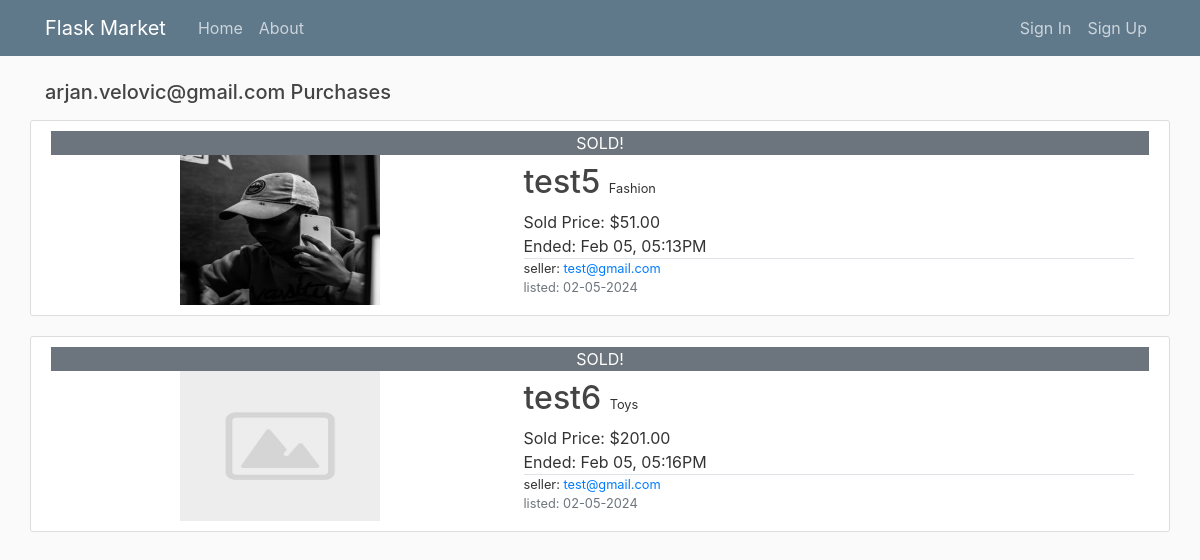
The app's page /userpurchases/arjan.velovic@gmail.com with its own data.
### flaskmarket/models.py (models this page shows, shortened)
class User(db.Model, UserMixin):
    id = db.Column(db.Integer, primary_key=True)
    firstname = db.Column(db.String(100), nullable=False)
    lastname = db.Column(db.String(100), nullable=False)
    address = db.Column(db.String(200), nullable=False)
    phonenumber = db.Column(db.String(20), nullable=False)
    email = db.Column(db.String(120), unique=True, nullable=False)
    image_file = db.Column(db.String(20), nullable=False, default='default.jpg')
    password = db.Column(db.String(60), nullable=False)
    datecreated = db.Column(db.DateTime, nullable=False, default=datetime.utcnow)
    posts = db.relationship('Item', backref='author', lazy=True)
    bids = db.relationship('Bid', backref='bidder', lazy=True)
    watching = db.relationship('Watchlist', backref='watcher', lazy=True)

class Bid(db.Model):
    id = db.Column(db.Integer, primary_key=True)
    bidvalue = db.Column(db.Numeric, nullable=False)
    bidtime = db.Column(db.DateTime, nullable=False, default=datetime.utcnow)
    item_id = db.Column(db.Integer, db.ForeignKey('item.id'), nullable=False)
    user_id = db.Column(db.Integer, db.ForeignKey('user.id'), nullable=False)

class Item(db.Model):
    id = db.Column(db.Integer, primary_key=True)
    title = db.Column(db.String(100), nullable=False)
    description = db.Column(db.Text, nullable=False)
    category = db.Column(db.String(100), nullable=False)
    image_file = db.Column(db.String(50), nullable=False, default='default2.jpg')
    price = db.Column(db.Numeric, nullable=False)
    seller = db.Column(db.Integer, db.ForeignKey('user.id'), nullable=False)
    listeddate = db.Column(db.DateTime, nullable=False, default=datetime.utcnow)
    enddate = db.Column(db.DateTime, nullable=False, default=datetime.utcnow)
    hasbuyer = db.Column(db.Boolean, nullable = False, default = False)
    bidinfo = db.relationship('Bid', backref='item', lazy=True)
    watches = db.relationship('Watchlist', backref='item', lazy=True)
    @hybrid_property
    def notactive(self):
        if datetime.utcnow() - timedelta(hours=5) >= self.enddate:
            return True
        else:
            return False

### flaskmarket/users/routes.py (the view)
@users.route("/userpurchases/<string:email>")
def user_purchases(email):
    user = User.query.filter_by(email=email).first_or_404()
    allbids = Bid.query.filter_by(bidder=user)\
        .order_by(Bid.bidtime.desc())
    purchases = []
    for bid in allbids:
        if bid.item.hasbuyer:
            purchases.append(bid)
    if len(purchases) == 0:
        return render_template('empty.html', user=user, keyword = 'purchases')
    else:
        return render_template('user_purchases.html', purchases=purchases, user=user)

### flaskmarket/templates/user_purchases.html
{% extends "layout.html" %}
{% block content %}
    {% if current_user == user %}
        <h5 class="mb-3">Your Purchases</h5>
    {% else %}
        <h5 class="mb-3">{{ user.email }} Purchases</h5>
    {% endif %}
    {% for bid in purchases %}
    {% if bid.item.notactive%}
    <article class="content-section row align-items-center">
          <div class="bg-secondary w-100 text-center text-white">SOLD!</div>
        <div class="col-5 d-flex justify-content-center">
          <img class="article-img2" src="{{ url_for('static', filename='item_pics/' + bid.item.image_file) }}">
        </div>
        <div class="col-7">
          <div class="mb-2">
            <a class="article-title h2" href="{{ url_for('items.item', item_id=bid.item.id) }}">{{ bid.item.title }}</a>
            {% if bid.item.category != "None" %}
            <small class="ml-1 \text-muted">{{ bid.item.category }}</small>
            {% endif %}
          </div>
          {% if bid.item.notactive and bid.item.hasbuyer%}
            <div class="">Sold Price: ${{ bid.item.price|round(2) }}</div>
          {% elif bid.item.notactive and bid.item.hasbuyer == False %}
          <div class="">Price: ${{ bid.item.price|round(2) }}</div>
          {% elif bid.item.notactive == False %}
            <div class="">Current Bid: ${{ bid.item.price|round(2) }}</div>
          {% endif %}
          {% if bid.item.notactive%}
            <div class="">Ended: {{ bid.item.enddate.strftime('%h %d, %I:%M%p') }}</div>
          {% else %}
            <div class="">Auction Ends: {{ bid.item.enddate.strftime('%h %d, %I:%M%p') }}</div>
          {% endif %}
          <div class="border-top grid">
            <div class="small">seller: <a class="mr-2" href="{{ url_for('users.user_items', email=bid.item.author.email) }}">{{ bid.item.author.email }}</a></div>
            <div class="small text-muted">listed: {{ bid.item.listeddate.strftime('%m-%d-%Y') }}</div>
          </div>
        </div>
      </article>
    {% endif %}
    {% endfor %}
{% endblock content %}

### flaskmarket/static/main.css (style rules this page uses)
body { background: #fafafa; color: #333333; margin-top: 5rem; }
h1, h2, h3, h4, h5, h6 { color: #444444; }
.content-section { background: #ffffff; padding: 10px 20px; border: 1px solid #dddddd; border-radius: 3px; margin-bottom: 20px; }
.article-title { color: #444444; }
.article-img2 { height: 150px; width: 200px; }

### records on screen
User: email "arjan.velovic@gmail.com"
Bid: image_file (picture), item "test5", item.category "Fashion", item.price "51.00", item.enddate "Feb 05, 05:13PM", item.author.email "test@gmail.com", item.listeddate "02-05-2024"
Bid: image_file (placeholder picture), item "test6", item.category "Toys", item.price "201.00", item.enddate "Feb 05, 05:16PM", item.author.email "test@gmail.com", item.listeddate "02-05-2024"
